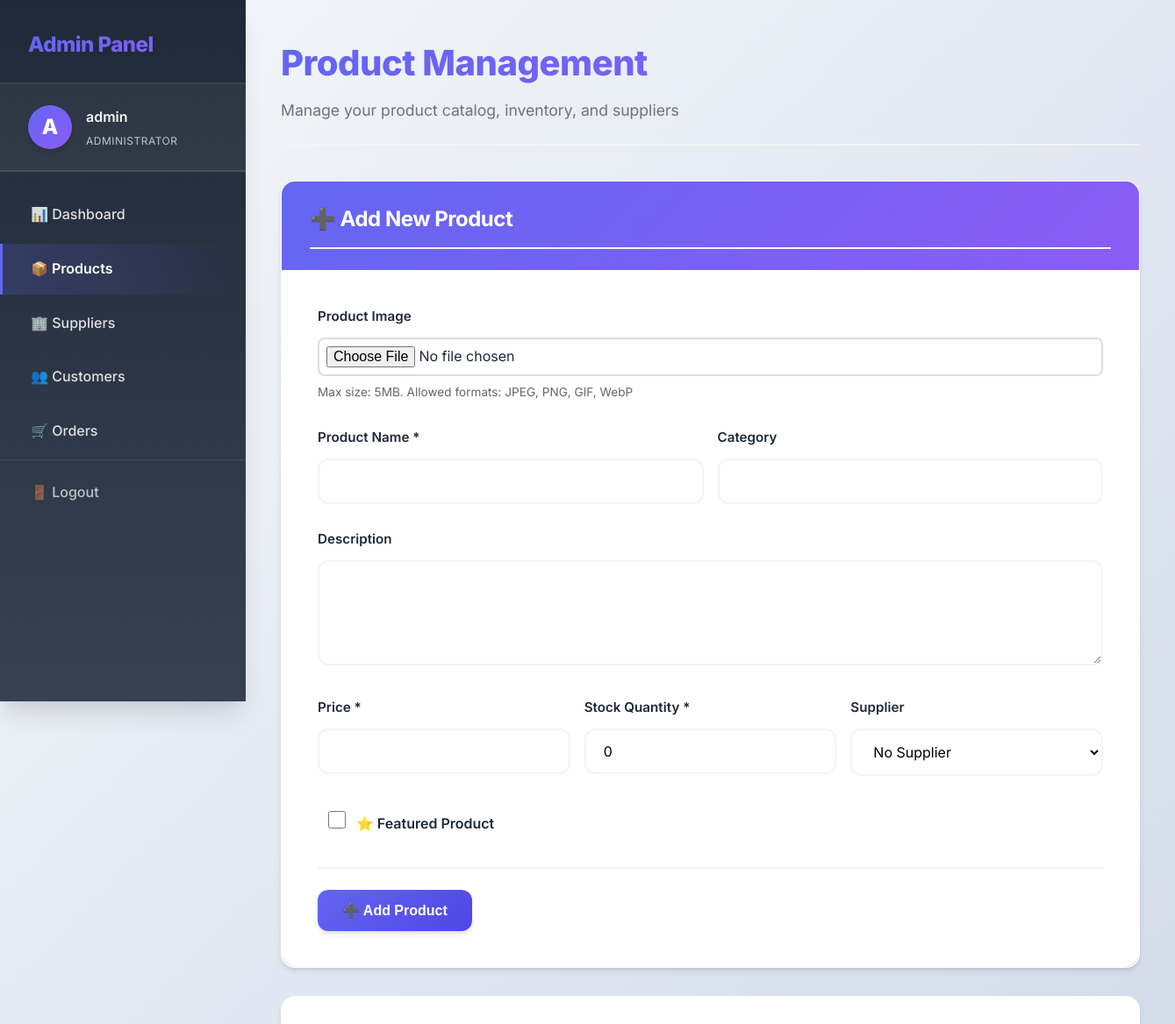
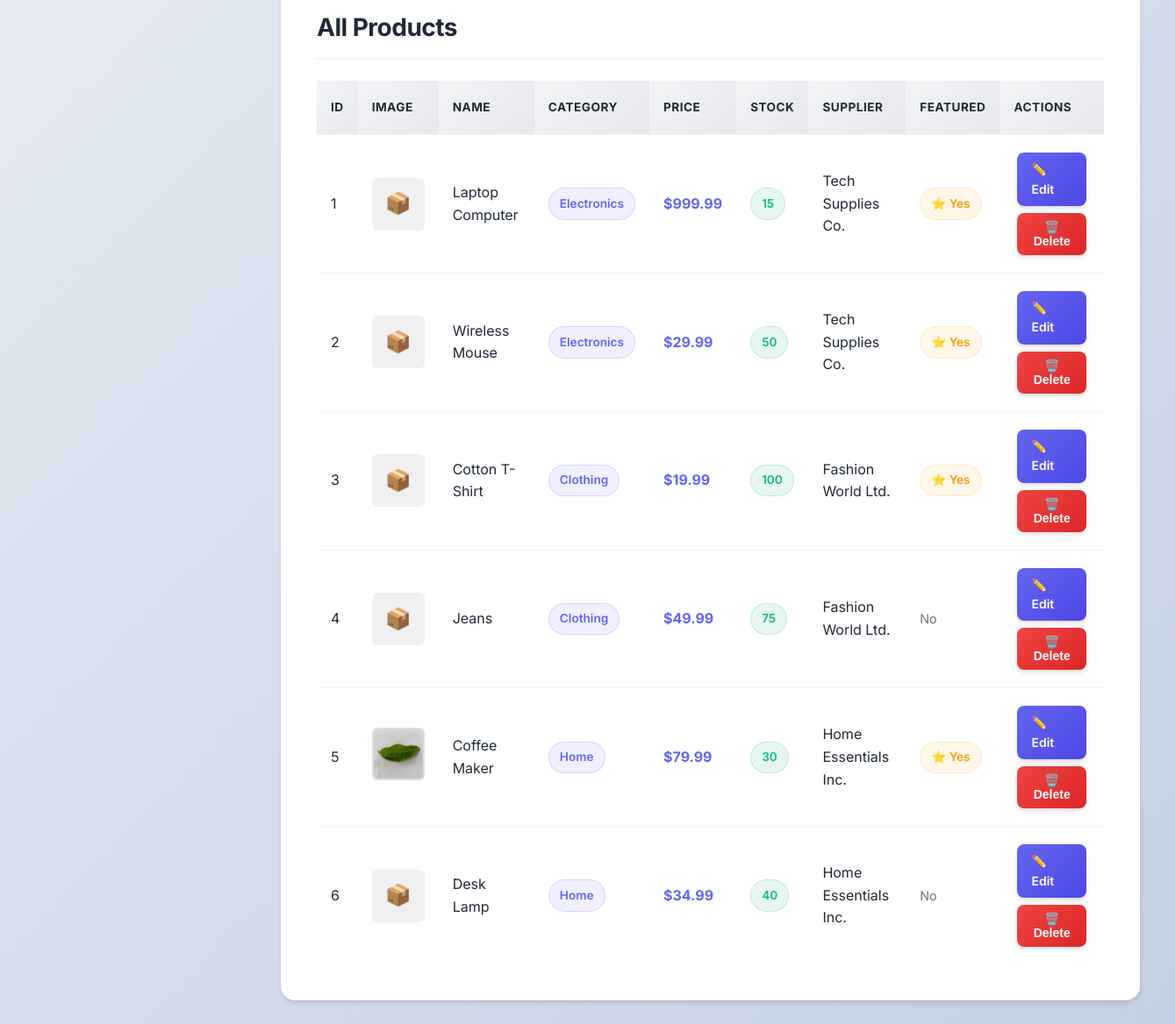
Screenshot of /admin/products.php (signed in) with the database file from the repository (2 pictures, top to bottom).
### tables this page shows
CREATE TABLE IF NOT EXISTS products (
    id INT AUTO_INCREMENT PRIMARY KEY,
    name VARCHAR(200) NOT NULL,
    description TEXT,
    price DECIMAL(10, 2) NOT NULL,
    stock_quantity INT DEFAULT 0,
    image VARCHAR(255),
    supplier_id INT,
    category VARCHAR(50),
    featured TINYINT(1) DEFAULT 0,
    created_at TIMESTAMP DEFAULT CURRENT_TIMESTAMP,
    FOREIGN KEY (supplier_id) REFERENCES suppliers(id) ON DELETE SET NULL
);

CREATE TABLE IF NOT EXISTS suppliers (
    id INT AUTO_INCREMENT PRIMARY KEY,
    name VARCHAR(100) NOT NULL,
    email VARCHAR(100) UNIQUE NOT NULL,
    phone VARCHAR(20),
    address TEXT,
    created_at TIMESTAMP DEFAULT CURRENT_TIMESTAMP
);

### config/functions.php (called while the page is built, shortened)
<?php
function formatCurrency($amount) {
    return '$' . number_format($amount, 2);
}
function getAssetUrl($path) {
    $protocol = (isset($_SERVER['HTTPS']) && $_SERVER['HTTPS'] === 'on') ? 'https' : 'http';
    $host = $_SERVER['HTTP_HOST'];
    $scriptDir = dirname($_SERVER['SCRIPT_NAME']);
    if (strpos($scriptDir, '/admin') !== false) {
        $scriptDir = dirname($scriptDir);
    }
    $scriptDir = rtrim($scriptDir, '/');
    if ($scriptDir === '') {
        $scriptDir = '/';
    }
    if (strpos($path, 'uploads/') !== false || strpos($path, '../uploads/') !== false) {
        $path = str_replace('../uploads/', 'uploads/', $path);
        $pathParts = explode('/', $path);
        $filename = array_pop($pathParts);
        $encodedFilename = rawurlencode($filename);
        $encodedPath = (!empty($pathParts) ? implode('/', $pathParts) . '/' : '') . $encodedFilename;
        return $protocol . '://' . $host . $scriptDir . '/' . ltrim($encodedPath, '/');
    }
    $pathParts = explode('/', $path);
    $filename = array_pop($pathParts);
    $encodedFilename = rawurlencode($filename);
    $encodedPath = (!empty($pathParts) ? implode('/', $pathParts) . '/' : '') . $encodedFilename;
    return $protocol . '://' . $host . $scriptDir . '/assets/' . ltrim($encodedPath, '/');
}
?>

### admin/products.php (the view, shortened to what this page needs)
<?php
require_once '../config/functions.php';
$conn = getDBConnection();
$editProduct = null;
$products = $conn->query("SELECT p.*, s.name as supplier_name FROM products p LEFT JOIN suppliers s ON p.supplier_id = s.id ORDER BY p.created_at DESC");
include 'includes/header.php';
?>
<div class="admin-page-header">
    <h1>Product Management</h1>
    <p class="admin-welcome">Manage your product catalog, inventory, and suppliers</p>
</div>
<div class="admin-form-section">
    <div class="section-header">
        <h2><?php echo $editProduct ? '✏️ Edit Product' : '➕ Add New Product'; ?></h2>
    </div>
    <div class="form-container" style="max-width: 100%; margin: 0;">
    <form method="POST" action="products.php" enctype="multipart/form-data">
        <div class="form-group">
            <label>Product Image</label>
            <input type="file" name="image" accept="image/jpeg,image/jpg,image/png,image/gif,image/webp" style="padding: 0.5rem; border: 2px solid #ddd; border-radius: 8px; width: 100%;">
            <p style="font-size: 0.85rem; color: #666; margin-top: 0.5rem;">Max size: 5MB. Allowed formats: JPEG, PNG, GIF, WebP</p>
        </div>
        <div style="display: grid; grid-template-columns: 1fr 1fr; gap: 1rem;">
            <div class="form-group">
                <label>Product Name *</label>
                <input type="text" name="name" required value="<?php echo $editProduct ? htmlspecialchars($editProduct['name']) : ''; ?>">
            </div>
            <div class="form-group">
                <label>Category</label>
                <input type="text" name="category" value="<?php echo $editProduct ? htmlspecialchars($editProduct['category']) : ''; ?>">
            </div>
        </div>
        <div class="form-group">
            <label>Description</label>
            <textarea name="description" rows="3"><?php echo $editProduct ? htmlspecialchars($editProduct['description']) : ''; ?></textarea>
        </div>
        <div style="display: grid; grid-template-columns: 1fr 1fr 1fr; gap: 1rem;">
            <div class="form-group">
                <label>Price *</label>
                <input type="number" name="price" step="0.01" required value="<?php echo $editProduct ? $editProduct['price'] : ''; ?>">
            </div>
            <div class="form-group">
                <label>Stock Quantity *</label>
                <input type="number" name="stock_quantity" required value="<?php echo $editProduct ? $editProduct['stock_quantity'] : 0; ?>">
            </div>
            <div class="form-group">
                <label>Supplier</label>
                <select name="supplier_id">
                    <option value="0">No Supplier</option>
                </select>
            </div>
        </div>
        <div class="form-group checkbox-group">
            <label class="checkbox-label">
                <input type="checkbox" name="featured" <?php echo ($editProduct && $editProduct['featured']) ? 'checked' : ''; ?>>
                <span>⭐ Featured Product</span>
            </label>
        </div>
        <div class="form-actions">
            <button type="submit" class="btn btn-primary"><?php echo $editProduct ? '💾 Update Product' : '➕ Add Product'; ?></button>
        </div>
    </form>
    </div>
</div>
<div class="table-container">
    <h2>All Products</h2>
    <table>
        <thead>
            <tr>
                <th>ID</th>
                <th>Image</th>
                <th>Name</th>
                <th>Category</th>
                <th>Price</th>
                <th>Stock</th>
                <th>Supplier</th>
                <th>Featured</th>
                <th>Actions</th>
            </tr>
        </thead>
        <tbody>
            <?php if ($products->num_rows > 0): ?>
                <?php while ($product = $products->fetch_assoc()): ?>
                    <tr>
                        <td><?php echo $product['id']; ?></td>
                        <td>
                            <?php if (!empty($product['image'])): ?>
                                <img src="<?php echo getAssetUrl('uploads/' . htmlspecialchars($product['image'])); ?>"
                                     alt="<?php echo htmlspecialchars($product['name']); ?>"
                                     style="width: 60px; height: 60px; object-fit: cover; border-radius: 6px; border: 2px solid #ddd;"
                                     onerror="this.style.display='none'; this.nextElementSibling.style.display='flex';">
                                <div style="display: none; width: 60px; height: 60px; align-items: center; justify-content: center; background: #f0f0f0; border-radius: 6px; font-size: 1.5rem;">📦</div>
                            <?php else: ?>
                                <div style="width: 60px; height: 60px; display: flex; align-items: center; justify-content: center; background: #f0f0f0; border-radius: 6px; font-size: 1.5rem;">📦</div>
                            <?php endif; ?>
                        </td>
                        <td><?php echo htmlspecialchars($product['name']); ?></td>
                        <td>
                            <span class="category-badge"><?php echo htmlspecialchars($product['category'] ?: 'N/A'); ?></span>
                        </td>
                        <td><strong><?php echo formatCurrency($product['price']); ?></strong></td>
                        <td>
                            <span class="stock-badge <?php echo $product['stock_quantity'] > 0 ? 'in-stock' : 'out-of-stock'; ?>">
                                <?php echo $product['stock_quantity']; ?>
                            </span>
                        </td>
                        <td><?php echo htmlspecialchars($product['supplier_name'] ?: 'N/A'); ?></td>
                        <td>
                            <?php if ($product['featured']): ?>
                                <span class="featured-badge">⭐ Yes</span>
                            <?php else: ?>
                                <span class="not-featured">No</span>
                            <?php endif; ?>
                        </td>
                        <td>
                            <div class="action-buttons">
                                <a href="products.php?edit=<?php echo $product['id']; ?>" class="btn btn-primary btn-sm">✏️ Edit</a>
                                <form method="POST" action="products.php" style="display: inline;" onsubmit="return confirm('Are you sure you want to delete this product?');">
                                    <button type="submit" class="btn btn-danger btn-sm">🗑️ Delete</button>
                                </form>
                            </div>
                        </td>
                    </tr>
                <?php endwhile; ?>
            <?php endif; ?>
        </tbody>
    </table>
</div>
<?php
include 'includes/footer.php';
?>

### rows the page displays
products: id "1", name "Laptop Computer", category "Electronics", price "$999.99", stock_quantity "15", supplier.name "Tech Supplies Co.", featured "⭐ Yes"
products: id "2", name "Wireless Mouse", category "Electronics", price "$29.99", stock_quantity "50", supplier.name "Tech Supplies Co.", featured "⭐ Yes"
products: id "3", name "Cotton T-Shirt", category "Clothing", price "$19.99", stock_quantity "100", supplier.name "Fashion World Ltd.", featured "⭐ Yes"
products: id "4", name "Jeans", category "Clothing", price "$49.99", stock_quantity "75", supplier.name "Fashion World Ltd.", featured "No"
products: id "5", image (picture), name "Coffee Maker", category "Home", price "$79.99", stock_quantity "30", supplier.name "Home Essentials Inc.", featured "⭐ Yes"
products: id "6", name "Desk Lamp", category "Home", price "$34.99", stock_quantity "40", supplier.name "Home Essentials Inc.", featured "No"

### other values shown
substr($_SESSION['admin_username'], 0, 1) "A"
$_SESSION['admin_username'] "admin"
